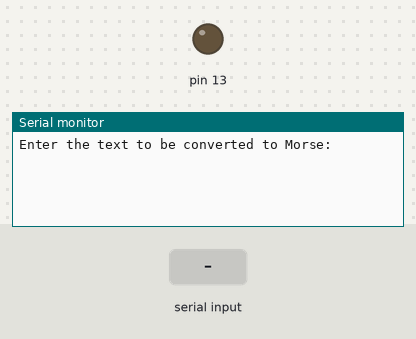
The sketch below on a simulated Arduino Uno, built with avr-gcc and run on an emulated ATmega328P. Shown: output pins drawn as LEDs (lit = HIGH), the last lines printed to the serial monitor. The test bench sets the inputs (shaded band).

Above: at 1.2 s.
1.3 s: ".\n" received over Serial
At 2.9 s:
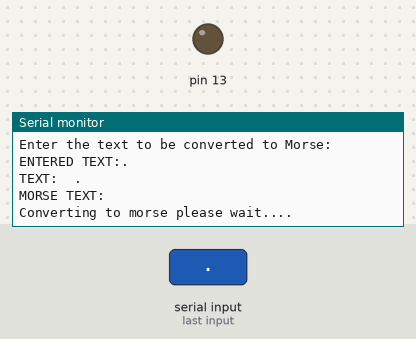
At 4.8 s:
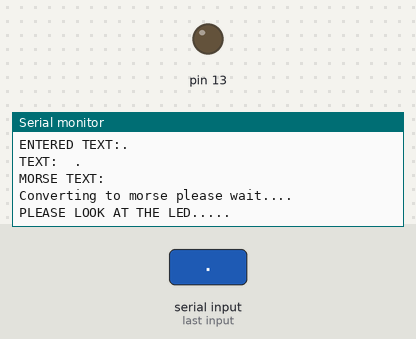

The sketch:

text_to_morse.ino
```cpp
/*Rules:

The length of a dot is 1 time unit.

A dash is 3 time units.

The space between symbols (dots and dashes) of the same letter is 1 time unit.

The space between letters is 3 time units.

The space between words is 7 time units.

*/
String text = "";
void setup() {
  // put your setup code here, to run once:
  Serial.begin(9600);
  //setting port 13 of arduino as output
  pinMode(13, OUTPUT);

}

void loop() {
  // put your main code here, to run repeatedly:


  Serial.println("Enter the text to be converted to Morse:"); //taking inout from user
  while (Serial.available() == 0)    //waiting till the user enters texts
  {}
  text = Serial.readString();       //reading user inputted string
  Serial.println("ENTERED TEXT:" + text);
  String morse;
  morse=to_morse(text); //calling function to_morse to convert given string into morse
  Serial.println("MORSE TEXT:  " + morse);

  Serial.println("\nConverting to morse please wait....\n");
  Serial.println("\n");
  delay(2000);
  Serial.println("\nPLEASE LOOK AT THE LED.....\n");
  Serial.println("\n");
  delay(4000);
  int l=morse.length();

  int i;
  for(i=0;i<l-1;i++)     //running loop for every chararacter in morse code we encrypted
  {
    if(morse[i]=='.'){              //if character is a dot(.) then blink the LED for 200ms
      //Serial.println(".");
      digitalWrite(13, HIGH);
      delay(200);
      digitalWrite(13, LOW);
      delay(200);  }
    else if(morse[i]=='-'){         //if character is a dash(-) then blink the LED for 600ms
      //Serial.println("-");
      digitalWrite(13, HIGH);
      delay(600);
      digitalWrite(13, LOW);
      delay(200);}
    else if(morse[i]==' '){         //if character is a space between each letter (ex: Hello  ~  .... . .-.. .-.. --- ) then off the LED for 600ms to signify end of each letter in a word
      //Serial.println(" ");
      digitalWrite(13, LOW);
      delay(600);
      }
     else if(morse[i]=='/'){        //if character is a '/' space between words then off the LED for 700ms to signify end of word
      //Serial.println("/");
      digitalWrite(13, LOW);
      delay(700);   }

    }

}

//function to convert text into morse code
String to_morse(String msg){
  //defining all letters and numbers in morse
  String A = ".- ";
  String B = "-... ";
  String C = "-.-. ";
  String D = "-.. ";
  String E = ". ";
  String F = "..-. ";
  String G = "--. ";
  String H = ".... ";
  String I = ".. ";
  String J = ".--- ";
  String K = "-.- ";
  String L = ".-.. ";
  String M = "-- ";
  String N = "-. ";
  String O = "--- ";
  String P = ".--. ";
  String Q = "--.- ";
  String R = ".-. ";
  String S = "... ";
  String T = "- ";
  String U = "..- ";
  String V = "...- ";
  String W = ".-- ";
  String X = "-..- ";
  String Y = "-.-- ";
  String Z = "--.. ";
  String zero = "----- ";
  String one = ".---- ";
  String two = "..--- ";
  String three = "...-- ";
  String four = "....- ";
  String five = "..... ";
  String six = "-.... ";
  String seven = "--... ";
  String eight = "---.. ";
  String nine = "----. ";
  String space = "/";

  msg.toUpperCase();  //converting user inputted string into upper case
  Serial.println("TEXT:  "+msg);
  int n=msg.length(); //finding lenght if the user inputtd text

  int i;
  String res="";    //declaring "res" variable to store morse code

  for(i=0;i<n-1;i++)   //running a for loop for every letter in user inputted text
  {
    if(msg[i]=='A'){                 //if letter is A then append the morse code of letter A to the "res" string
      res=res+A;}
    else if(msg[i]=='B'){            //if letter is B then append the morse code of letter B to the "res" string
      res=res+B;}
    else if(msg[i]=='C'){            //if letter is C then append the morse code of letter C to the "res" string
      res=res+C;}
    else if(msg[i]=='D'){            //if letter is D then append the morse code of letter D to the "res" string
      res=res+D;}
    else if(msg[i]=='E'){            //if letter is E then append the morse code of letter E to the "res" string
      res=res+E;}
    else if(msg[i]=='F'){            //if letter is F then append the morse code of letter F to the "res" string
      res=res+F;}
    else if(msg[i]=='G'){            //if letter is G then append the morse code of letter G to the "res" string
      res=res+G;}
    else if(msg[i]=='H'){            //if letter is H then append the morse code of letter H to the "res" string
      res=res+H;}
    else if(msg[i]=='I'){            //if letter is I then append the morse code of letter I to the "res" string
      res=res+I;}
    else if(msg[i]=='J'){            //if letter is J then append the morse code of letter J to the "res" string
      res=res+J;}
    else if(msg[i]=='K'){            //if letter is K then append the morse code of letter K to the "res" string
      res=res+K;}
    else if(msg[i]=='L'){            //if letter is L then append the morse code of letter L to the "res" string
      res=res+L;}
    else if(msg[i]=='M'){            //if letter is M then append the morse code of letter M to the "res" string
      res=res+M;}
    else if(msg[i]=='N'){            //if letter is N then append the morse code of letter N to the "res" string
      res=res+N;}
    else if(msg[i]=='O'){            //if letter is O then append the morse code of letter O to the "res" string
      res=res+O;}
    else if(msg[i]=='P'){            //if letter is P then append the morse code of letter P to the "res" string
      res=res+P;}
    else if(msg[i]=='Q'){            //if letter is Q then append the morse code of letter Q to the "res" string
      res=res+Q;}
    else if(msg[i]=='R'){            //if letter is R then append the morse code of letter R to the "res" string
      res=res+R;}
    else if(msg[i]=='S'){            //if letter is S then append the morse code of letter S to the "res" string
      res=res+S;}
    else if(msg[i]=='T'){            //if letter is T then append the morse code of letter T to the "res" string
      res=res+T;}
    else if(msg[i]=='U'){            //if letter is U then append the morse code of letter U to the "res" string
      res=res+U;}
    else if(msg[i]=='V'){            //if letter is V then append the morse code of letter V to the "res" string
      res=res+V;}
    else if(msg[i]=='W'){            //if letter is W then append the morse code of letter W to the "res" string
      res=res+W;}
    else if(msg[i]=='X'){            //if letter is X then append the morse code of letter X to the "res" string
      res=res+X;}
    else if(msg[i]=='Y'){            //if letter is Y then append the morse code of letter Y to the "res" string
      res=res+Y;}
    else if(msg[i]=='Z'){            //if letter is Z then append the morse code of letter Z to the "res" string
      res=res+Z;}
    else if(msg[i]=='0'){            //if letter is 0 then append the morse code of letter 0 to the "res" string
      res=res+zero;}
    else if(msg[i]=='1'){            //if letter is 1 then append the morse code of letter 1 to the "res" string
      res=res+one;}
    else if(msg[i]=='2'){            //if letter is 2 then append the morse code of letter 2 to the "res" string
      res=res+two;}
    else if(msg[i]=='3'){            //if letter is 3 then append the morse code of letter 3 to the "res" string
      res=res+three;}
    else if(msg[i]=='4'){            //if letter is 4 then append the morse code of letter 4 to the "res" string
      res=res+four;}
    else if(msg[i]=='5'){            //if letter is 5 then append the morse code of letter 5 to the "res" string
      res=res+five;}
    else if(msg[i]=='6'){            //if letter is 6 then append the morse code of letter 6 to the "res" string
      res=res+six;}
    else if(msg[i]=='7'){            //if letter is 7 then append the morse code of letter 7 to the "res" string
      res=res+seven;}
    else if(msg[i]=='8'){            //if letter is 8 then append the morse code of letter 8 to the "res" string
      res=res+eight;}
    else if(msg[i]=='9'){            //if letter is 9 then append the morse code of letter 9 to the "res" string
      res=res+nine;}
    else if(msg[i]==' '){            //if letter is ' '(SPACE) then append the morse code of SPACE to the "res" string
      res=res+space;}

    }
  return res;
  }
```

Measured:
- after the input at 1.3 s, the serial monitor: prints a new line after 1.0 s (image 1)
